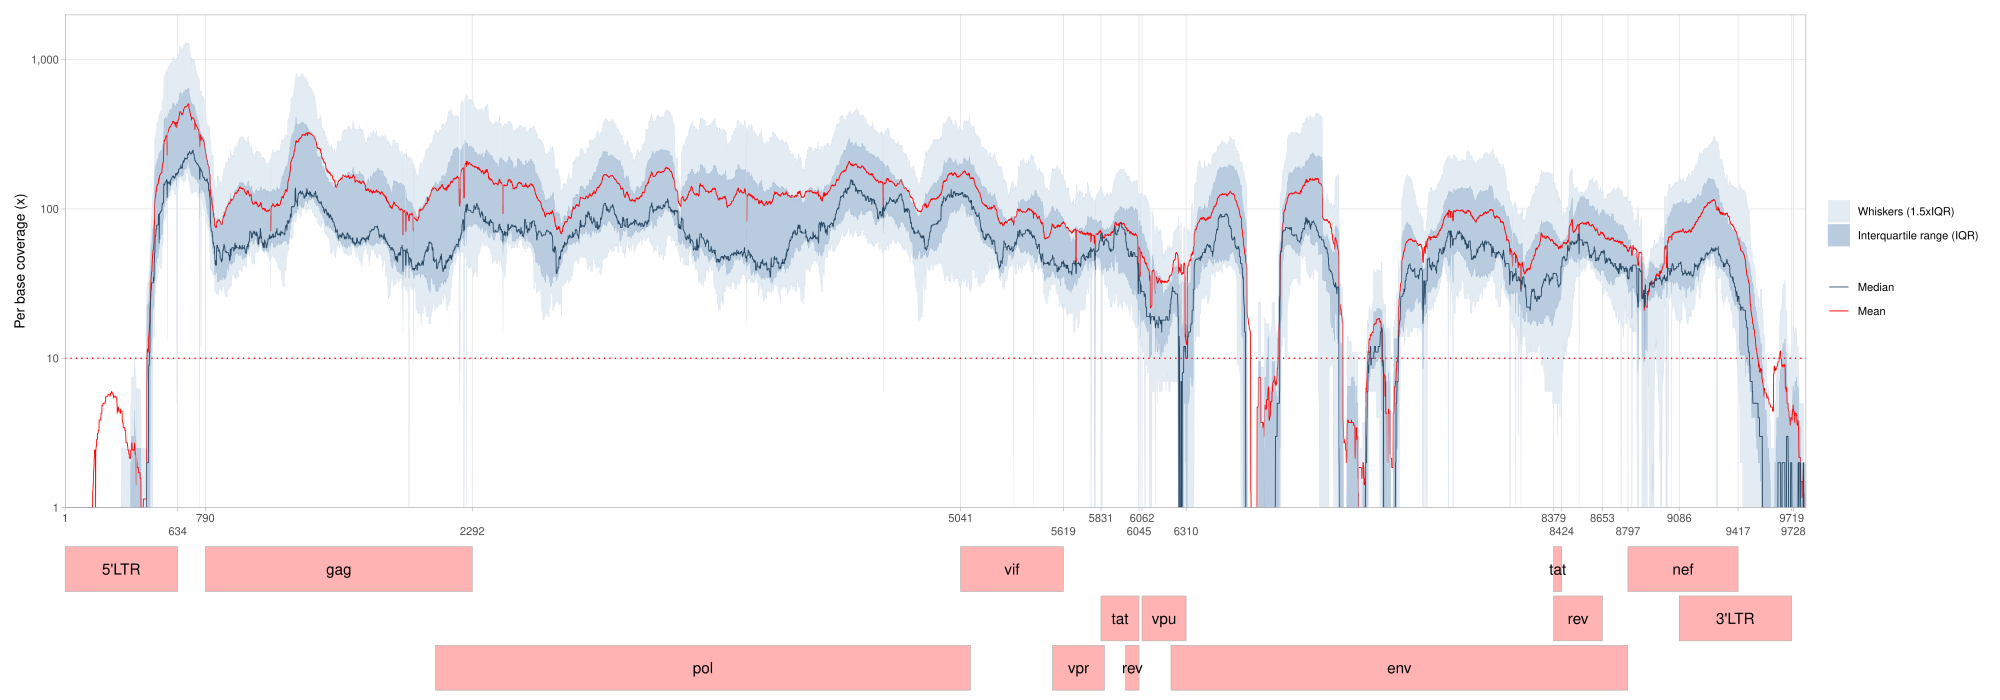

Source code (R):
# ---
# author: Laise de Moraes
# email: laise.moraes@fiocruz.br
# github: https://github.com/lpmor22
# date: Oct 19, 2026
# ---

if (!require(pacman)) install.packages("pacman") else library(pacman)

pacman::p_load(
  this.path,
  cowplot,
  dplyr,
  ggplot2,
  patchwork,
  purrr,
  tibble
)

setwd(dirname(this.path()))

input <- list.files(pattern = "\\.depth\\.tsv$", full.names = TRUE,
                    recursive = TRUE)

depth <- purrr::map_dfr(input, function(f) {
  if (file.info(f)$size == 0) return(NULL)
  df <- read.delim(f, sep = "\t", header = FALSE)
  if (nrow(df) == 0) return(NULL)
  id_sample <- strsplit(basename(f), "\\.")[[1]][1]
  data.frame(sample = id_sample, position = df$V2, depth = df$V3)})

stats_pos <- depth %>% dplyr::group_by(position) %>% dplyr::summarise(
  n = dplyr::n(),
  q1 = quantile(depth, .25, na.rm = TRUE),
  mean = mean(depth, na.rm = TRUE),
  med = median(depth, na.rm = TRUE),
  q3 = quantile(depth, .75, na.rm = TRUE),
  iqr = q3 - q1,
  lower = max(min(depth, na.rm = TRUE), q1 - 1.5 * iqr),
  upper = min(max(depth, na.rm = TRUE), q3 + 1.5 * iqr),
  .groups = "drop") %>%
  dplyr::mutate(dplyr::across(c(q1, mean, med, q3, lower, upper), ~ pmax(.x, .1)))

p_hist <- ggplot(depth, aes(x = depth)) +
  geom_histogram(fill = "#9AB6D1", colour = "#FFFFFF", linewidth = .2) +
  scale_x_log10(labels = scales::comma, breaks = c(1, 10, 100, 1000, 10000)) +
  labs(x = "", y = "Count") +
  theme_light(base_size = 14) +
  theme(panel.grid.minor = element_blank())
p_dens <- ggplot(depth, aes(x = depth)) +
  geom_density(fill = "#9AB6D1", alpha = .6, colour = "#274864", linewidth = .2) +
  scale_x_log10(labels = scales::comma, breaks = c(1, 10, 100, 1000, 10000)) +
  labs(x = "Depth (x)", y = "Density") +
  theme_light(base_size = 14) +
  theme(panel.grid.minor = element_blank())
plot_dist <- p_hist / p_dens + plot_layout(nrow = 2)
save_plot("distEvaluation.pdf", plot_dist, 
          base_height = 10, base_width = 20, device = "pdf")

depcov <- ggplot(stats_pos, aes(x = position)) +
  geom_ribbon(aes(ymin = lower, ymax = upper, fill = "Whiskers (1.5xIQR)"), colour = NA) +
  geom_ribbon(aes(ymin = q1, ymax = q3, fill = "Interquartile range (IQR)"), colour = NA) +
  geom_line(aes(y = mean, colour = "Mean"), linewidth = .3, linetype = "solid") +
  geom_line(aes(y = med, colour = "Median"), linewidth = .3) +
  geom_line(aes(y = q1), colour = "#9AB6D1", linewidth = .1) +
  geom_line(aes(y = q3), colour = "#9AB6D1", linewidth = .1) +
  geom_line(aes(y = lower), colour = "#D0DCEA", linewidth = .1) +
  geom_line(aes(y = upper), colour = "#D0DCEA", linewidth = .1) +
  scale_fill_manual(name = NULL, values = c("Interquartile range (IQR)" = "#B9CCDF",
                                            "Whiskers (1.5xIQR)" = "#E4ECF3"),
                    limits = c("Whiskers (1.5xIQR)", "Interquartile range (IQR)")) +
  scale_colour_manual(name = NULL,
                      values = c("Median" = "#274864",
                                 "Mean"   = "#FF0000"),
                      breaks = c("Median", "Mean")) +
  guides(fill = guide_legend(order = 1, override.aes = list(alpha = 1)),
         colour = guide_legend(order = 2, override.aes = list(linetype = c("solid", "solid")))) +
  scale_y_log10(breaks = c(1, 10, 100, 1000, 10000), labels = scales::comma,
                limits = c(1, 2000), oob = scales::squish, minor_breaks = NULL,
                expand = expansion(mult = .002)) +
  scale_x_continuous(expand = expansion(0, 0),
                     breaks = c(1, 634, 790, 2292, 5041, 5619, 5831, 6045,
                                6062, 6310, 8379, 8424, 8653, 8797, 9086,
                                9417, 9719, 9728),
                     guide = guide_axis(n.dodge = 2)) +
  coord_cartesian(xlim = c(0, 9800), expand = FALSE) +
  labs(x = NULL, y = "Per base coverage (x)") +
  theme_light(base_size = 10) +
  theme(panel.grid.minor.y = element_blank(),
        panel.grid.minor.x = element_blank(),
        legend.position = "right",
        legend.title    = element_blank()) +
  geom_hline(yintercept = 10, linetype = "dotted", colour = "#FF0000")

map2genome1 <- tribble(~"gene", ~"start", ~"end",
                       "5'LTR", 1, 634,
                       "gag", 790, 2292,
                       "vif", 5041, 5619,
                       "tat", 8379, 8424,
                       "nef", 8797, 9417)
map2plot1 <- map2genome1 %>% ggplot() +
  geom_rect(aes(xmin = start, xmax = end, ymin = 8, ymax = 10),
            linewidth = .2, fill = "#FF0000", colour = "#AEAEAE", alpha = .3) +
  geom_text(aes(x = (start + end) / 2, y = 9, label = gene), size = 4) +
  scale_x_continuous(expand = expansion(0, 0), limits = c(0, 9800)) +
  theme_void() + theme(legend.position = "none") +
  coord_cartesian(clip = "off")
map2genome2 <- tribble(~"gene", ~"start", ~"end",
                       "tat", 5831, 6045,
                       "vpu", 6062, 6310,
                       "rev", 8379, 8653,
                       "3'LTR", 9086, 9719)
map2plot2 <- map2genome2 %>% ggplot() +
  geom_rect(aes(xmin = start, xmax = end, ymin = 8, ymax = 10),
            linewidth = .2, fill = "#FF0000", colour = "#AEAEAE", alpha = .3) +
  geom_text(aes(x = (start + end) / 2, y = 9, label = gene), size = 4) +
  scale_x_continuous(expand = expansion(0, 0), limits = c(0, 9800)) +
  theme_void() + theme(legend.position = "none") +
  coord_cartesian(clip = "off")
map2genome3 <- tribble(~"gene", ~"start", ~"end",
                       "pol", 2085, 5096,
                       "vpr", 5559, 5850,
                       "rev", 5970, 6045,
                       "env", 6225, 8795)
map2plot3 <- map2genome3 %>% ggplot() +
  geom_rect(aes(xmin = start, xmax = end, ymin = 8, ymax = 10),
            linewidth = .2, fill = "#FF0000", colour = "#AEAEAE", alpha = .3) +
  geom_text(aes(x = (start + end) / 2, y = 9, label = gene), size = 4) +
  scale_x_continuous(expand = expansion(0, 0), limits = c(0, 9800)) +
  theme_void() + theme(legend.position = "none") +
  coord_cartesian(clip = "off")

plot <- depcov / map2plot1 / map2plot2 / map2plot3 +
  plot_layout(nrow = 4, heights = c(3, .3, .3, .3))

save_plot("summaryStatsDepthPlot-HIV1-Hyb.pdf", plot, base_height = 7, base_width = 20)
